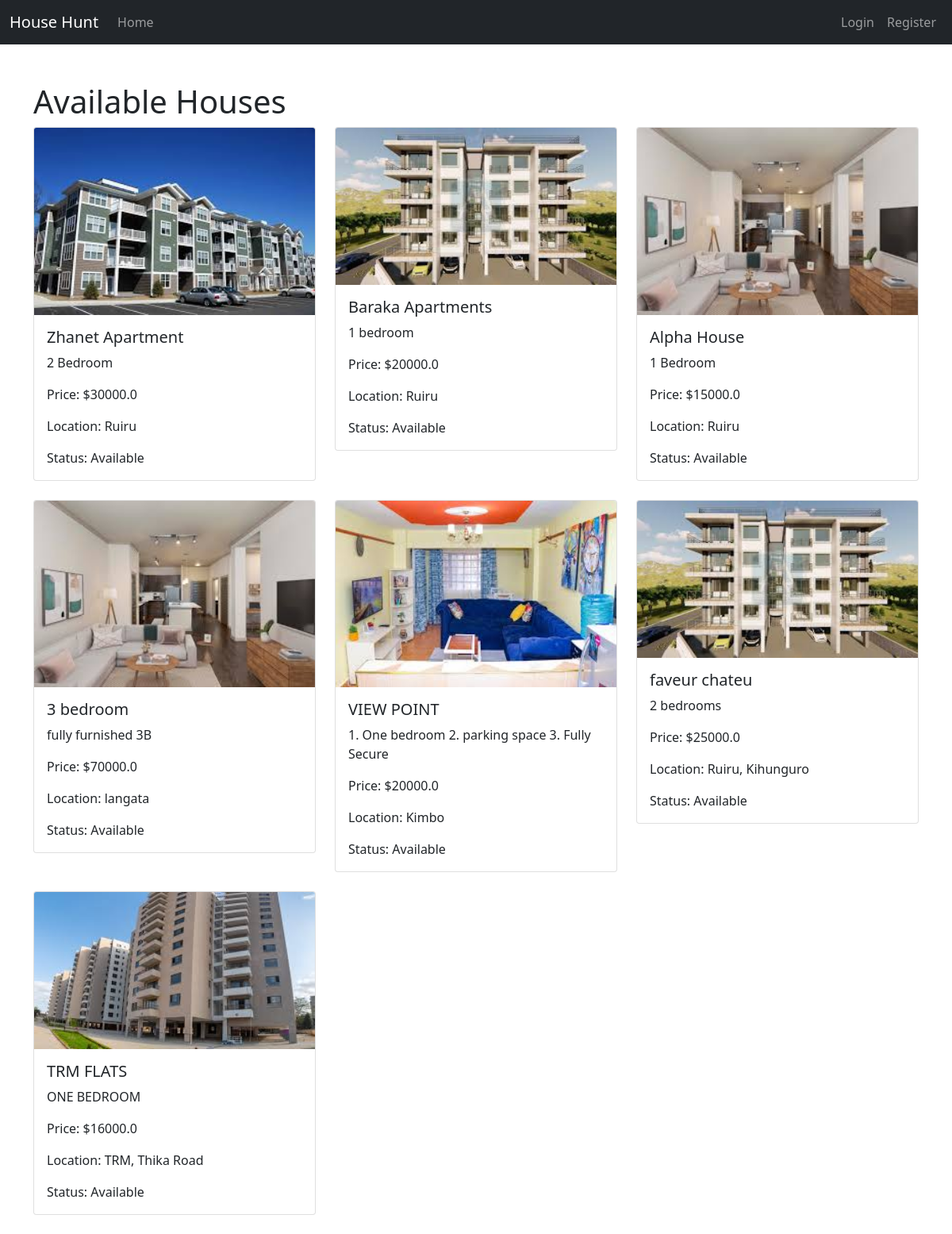
The page / on the database its author committed.
### app.py (models this page shows)
class House(db.Model):
    id = db.Column(db.Integer, primary_key=True)
    title = db.Column(db.String(100), nullable=False)
    description = db.Column(db.Text, nullable=False)
    price = db.Column(db.Float, nullable=False)
    location = db.Column(db.String(100), nullable=False)
    image_file = db.Column(db.String(120), nullable=True)
    available = db.Column(db.Boolean, default=True)

### app.py (the view)
@app.route('/')
def index():
    houses = House.query.all()
    return render_template('index.html', houses=houses)

### templates/index.html (shortened to what this page needs)
{% extends 'base.html' %}
{% block content %}
    <h1>Available Houses</h1>
    <div class="row">
        {% for house in houses %}
            <div class="col-md-4">
                <div class="card mb-4">
                    <img src="{{ url_for('static', filename='uploads/' ~ house.image_file) }}" class="card-img-top" alt="House Image">
                    <div class="card-body">
                        <h5 class="card-title">{{ house.title }}</h5>
                        <p class="card-text">{{ house.description }}</p>
                        <p class="card-text">Price: ${{ house.price }}</p>
                        <p class="card-text">Location: {{ house.location }}</p>
                        <p class="card-text">Status: {{ 'Available' if house.available else 'Taken' }}</p>
                    </div>
                </div>
            </div>
        {% endfor %}
    </div>
{% endblock %}

### templates/base.html (shortened to what this page needs)
<!DOCTYPE html>
<html lang="en">
<head>
    <link rel="stylesheet" href="https://cdn.jsdelivr.net/npm/bootstrap@5.1.3/dist/css/bootstrap.min.css">
</head>
<body>
    <nav class="navbar navbar-expand-lg navbar-dark bg-dark">
        <div class="container-fluid">
            <a class="navbar-brand" href="{{ url_for('index') }}">House Hunt</a>
            <div class="collapse navbar-collapse">
                <ul class="navbar-nav me-auto">
                    <li class="nav-item">
                        <a class="nav-link" href="{{ url_for('index') }}">Home</a>
                    </li>
                </ul>
                <ul class="navbar-nav">
                    {% if current_user.is_authenticated %}
                        <li class="nav-item">
                            <a class="nav-link" href="{{ url_for('logout') }}">Logout</a>
                        </li>
                    {% else %}
                        <li class="nav-item">
                            <a class="nav-link" href="{{ url_for('login') }}">Login</a>
                        </li>
                        <li class="nav-item">
                            <a class="nav-link" href="{{ url_for('register') }}">Register</a>
                        </li>
                    {% endif %}
                </ul>
            </div>
        </div>
    </nav>
    <div class="container mt-5">
        {% block content %}{% endblock %}
    </div>
</body>
</html>

### rows shown on the page
House: image_file (picture), title "Zhanet Apartment", description "2 Bedroom", price "30000.0", location "Ruiru", available "Available"
House: image_file (picture), title "Baraka Apartments", description "1 bedroom", price "20000.0", location "Ruiru", available "Available"
House: image_file (picture), title "Alpha House", description "1 Bedroom", price "15000.0", location "Ruiru", available "Available"
House: image_file (picture), title "3 bedroom", description "fully furnished 3B", price "70000.0", location "langata", available "Available"
House: image_file (picture), title "VIEW POINT", description "1. One bedroom 2. parking space 3. Fully Secure", price "20000.0", location "Kimbo", available "Available"
House: image_file (picture), title "faveur chateu", description "2 bedrooms", price "25000.0", location "Ruiru, Kihunguro", available "Available"
House: image_file (picture), title "TRM FLATS", description "ONE BEDROOM", price "16000.0", location "TRM, Thika Road", available "Available"
